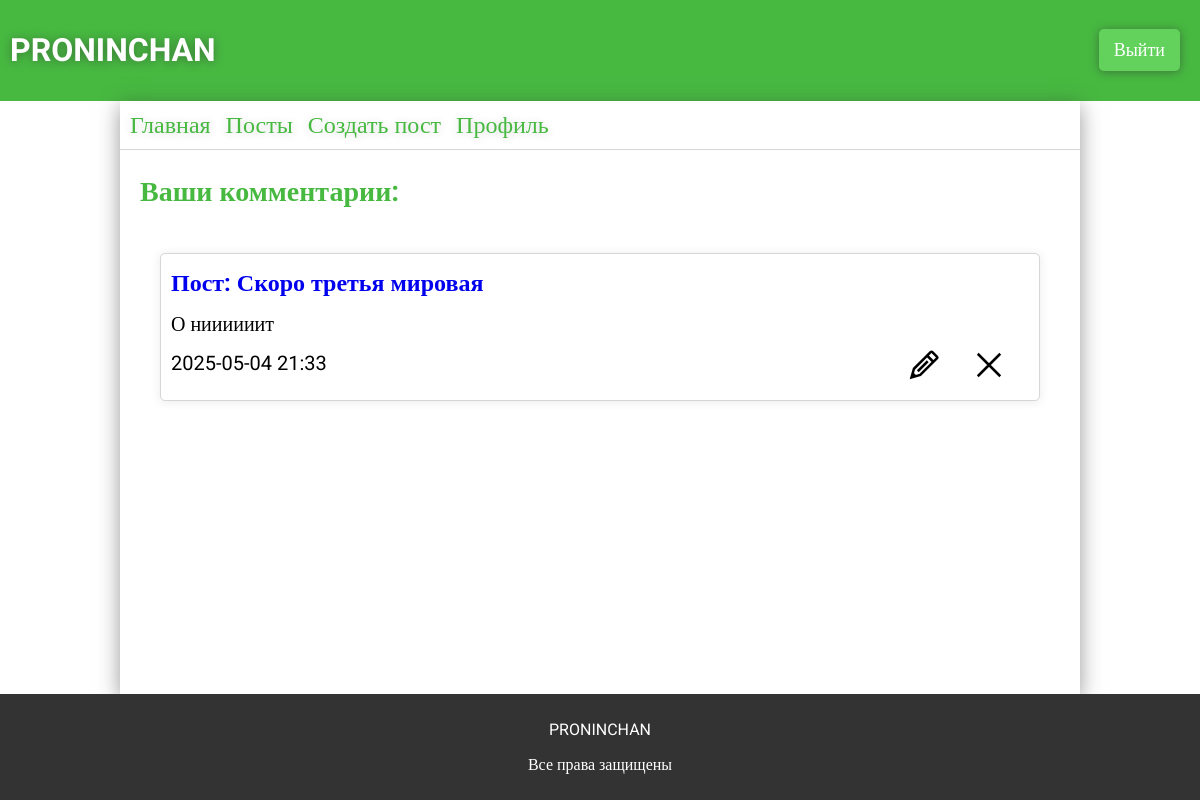
/user_comments (signed in), run on an earlier commit of the app's database.
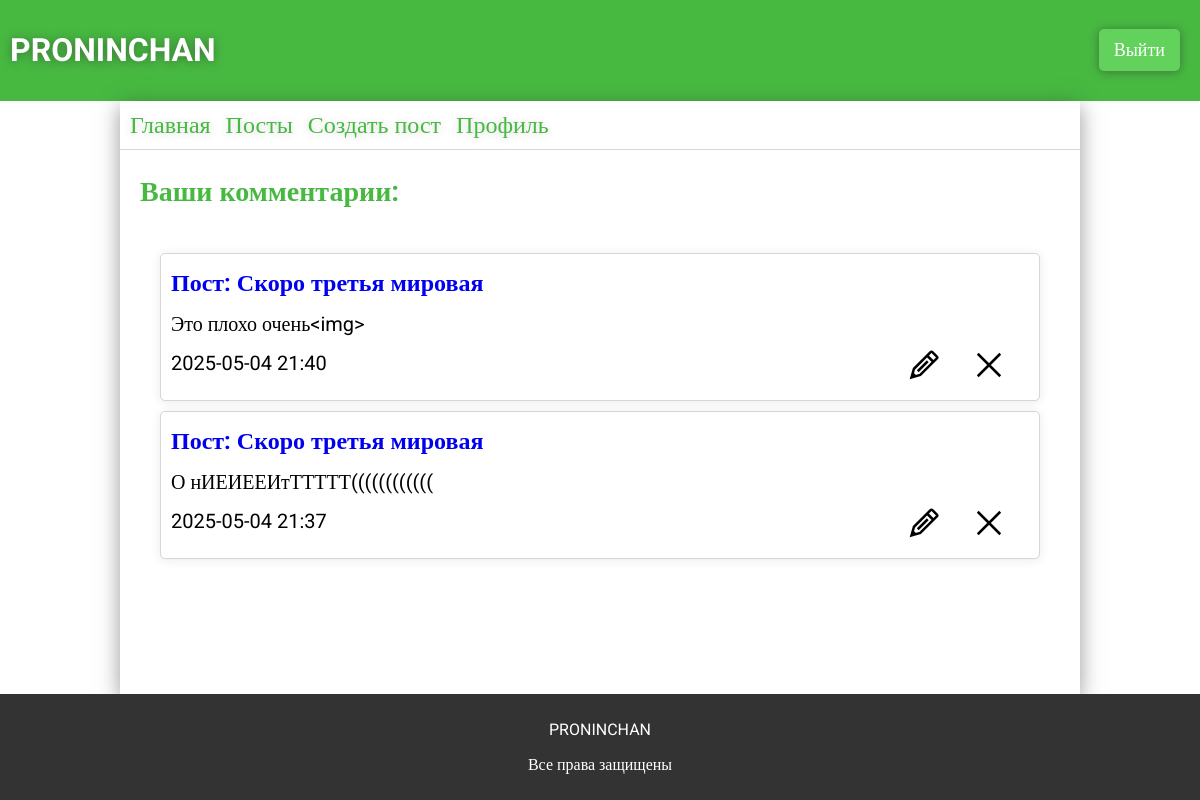
And on a later commit of the database.
### app.py (models this page shows)
class ForumComments(db.Model):
    __tablename__ = 'forum_comments'
    id = db.Column(db.Integer, primary_key=True)
    user_id = db.Column(db.Integer, db.ForeignKey('users.id'), nullable=False)
    text = db.Column(db.Text, nullable=False)
    created_at = db.Column(db.DateTime, default=datetime.now)
    post_id = db.Column(db.Integer, db.ForeignKey('forum_posts.id'), nullable=False)
    user = db.relationship("Users", backref="comments")
    post = db.relationship('ForumPosts', backref='comments')

class ForumPosts(db.Model):
    __tablename__ = 'forum_posts'
    id = db.Column(db.Integer, primary_key=True)
    user_id = db.Column(db.Integer, db.ForeignKey('users.id'), nullable=False)
    theme = db.Column(db.String(124), nullable=False)
    text = db.Column(db.Text, nullable=False)
    section_id = db.Column(db.Integer, db.ForeignKey('forum_sections.id'), nullable=False)
    category_id = db.Column(db.Integer, db.ForeignKey('forum_categories.id'), nullable=False)
    created_at = db.Column(db.DateTime, default=datetime.now)
    user = db.relationship("Users", backref="posts")
    sections = db.relationship("ForumSections")
    categories = db.relationship("ForumCategory")

### app.py (the view)
@app.route('/user_comments')
def user_comments():
    if 'user' in session:
        user_comments = ForumComments.query.filter_by(user_id=session['user']).order_by(ForumComments.created_at.desc()).all()
        return render_template('user_comments.html', comments=user_comments)
    return render_template('profile.html')

### templates/user_comments.html (shortened to what this page needs)
{% extends 'base.html' %}
{% block main %}
<link rel="stylesheet" href="{{ url_for('static', filename='css/profile.css') }}">
{% if session['user'] %}
<div class="commentsposts">
    <p>Ваши комментарии:</p>
    <div class="commentsposts-container">
        {% for comment in comments %}
        <div class="commentsposts-container-post" id="comment-{{comment.id}}">
            <div class="commentsposts-container-post-edit">
                <img src="../static/img/Edit.svg" alt="" class="edit-comment" id="comment-{{comment.id}}" data-comment-id="{{comment.id}}">
                <img src="../static/img/Close.svg" alt="" class="delete-comment" data-comment-id="{{comment.id}}">
            </div>
            <a href="{{url_for('post', post=comment.post_id)}}">Пост: {{comment.post.theme}}</a>
            <p class="comment-text" data-text="{{comment.text}}">{{comment.text | truncate(100, True, '...')}}</p>
            <p class="comment-created">{{comment.created_at.strftime('%Y-%m-%d %H:%M')}}</p>
        </div>
        {% endfor %}
    </div>
</div>
{% else %}
    <div class="login">
        <h2>Войдите в аккаунт</h2>
    </div>
{% endif %}
{% endblock %}

What changed in the data, as far as the page shows it:
added ForumComments: post.theme "Скоро третья мировая", text "Это плохо очень<img>", created_at "2025-05-04 21:40"
changed ForumComments: text "О ниииииит" → "О нИЕИЕЕИтТТТТТ(((((((((((("; created_at "2025-05-04 21:33" → "2025-05-04 21:37"
